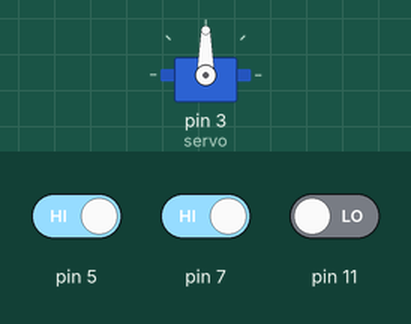
Bench run of a sketch on a simulated Arduino Uno, built with avr-gcc and run on an emulated ATmega328P. Shown: servo. The inputs (shaded band) are chosen by the test bench; at power-on: pin 11 LOW, pin 5 HIGH, pin 7 HIGH.

Above: at 1.2 s.
1.3 s: pin 11 driven HIGH
At 2.2 s:
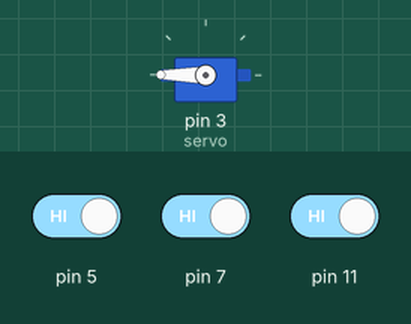
2.8 s: pin 5 driven LOW
At 3.3 s:
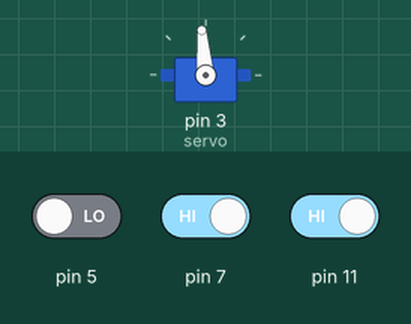
4.3 s: pin 7 driven LOW
At 5.5 s:
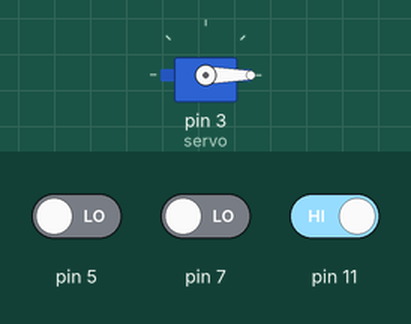
5.8 s: pin 7 driven HIGH
At 6.8 s:
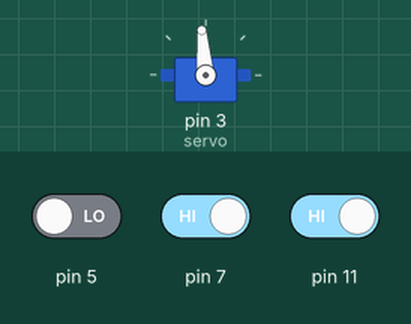
7.3 s: pin 5 driven HIGH
At 7.9 s:
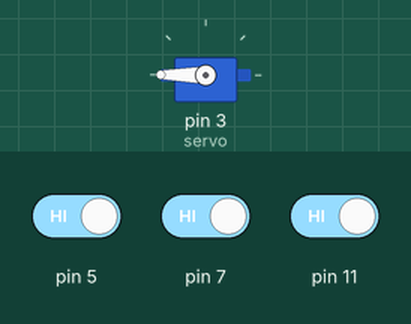
Timing chart, 0 to 9.8 s (numbered marks = the images above; inputs shaded):
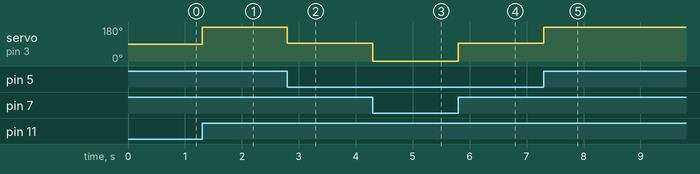

The sketch:

Path2_Task6.ino
```cpp
#include <Servo.h>
Servo servo;


void setup() {
  // put your setup code here, to run once:
servo.attach(3);


}

void loop() {
  // put your main code here, to run repeatedly:

if (digitalRead(11)==true && digitalRead(7)==false &&  digitalRead(5)==false){
  servo.write(0);
  }
if (digitalRead(11)==true && digitalRead(7)==true &&  digitalRead(5)==false){
   servo.write(95);
    }
if ( digitalRead(11)==true && digitalRead(7)==true &&  digitalRead(5)==true){
  servo.write(180);

  }
  if (digitalRead(11)==false && digitalRead(7)==false &&  digitalRead(5)==false){
  servo.write(0);

  }

  //sensor0Value=700;
  //sensor1Value=700;
  //sensor2Value=700;
}
```

Measured:
- after the input at 1.3 s, servo on pin 3 (servo): 90° → 180° at once
- after the input at 2.8 s, servo on pin 3 (servo): 180° → 95° at once
- after the input at 4.3 s, servo on pin 3 (servo): 95° → 0° at once
- after the input at 5.8 s, servo on pin 3 (servo): 0° → 95° at once
- after the input at 7.3 s, servo on pin 3 (servo): 95° → 180° at once
